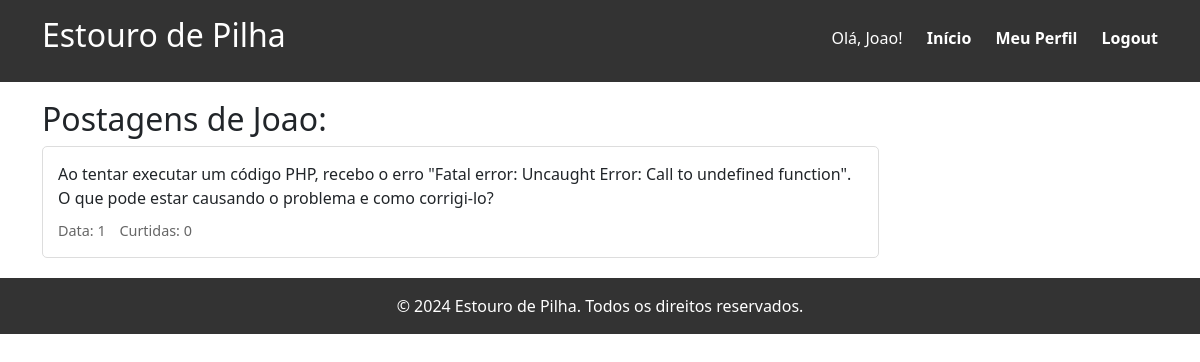
Screenshot of /perfil_usuario.php?usr_id=1 (signed in) with the database file from the repository.
### tables this page shows
CREATE TABLE IF NOT EXISTS db_usr (
  usr_id INT NOT NULL AUTO_INCREMENT,
  usr_name VARCHAR(20) NOT NULL,
  usr_password VARCHAR(255) NOT NULL,
  PRIMARY KEY (usr_id)
);

CREATE TABLE IF NOT EXISTS db_post (
  post_id INT NOT NULL AUTO_INCREMENT,
  post_tittle VARCHAR(30) NOT NULL,
  post_body TEXT NOT NULL,
   
  post_note INT,
  usr_id INT NOT NULL,
  PRIMARY KEY (post_id),
  FOREIGN KEY (usr_id) REFERENCES db_usr(usr_id)
);

### banco.php (called while the page is built, shortened)
<?php
$dbhost = "localhost";
$dbuser = "root";
$dbpass = "";
$dbname = "db_estouro_de_pilha";
$banco = new mysqli($dbhost, $dbuser, $dbpass, $dbname);
function countLikes(int $post_id) {
    global $banco;
    $sql = "SELECT COUNT(*) AS likes FROM db_likes WHERE post_id = ?";
    $stmt = $banco->prepare($sql);
    $stmt->bind_param("i", $post_id);
    $stmt->execute();
    $result = $stmt->get_result();
    return $result->fetch_object()->likes;
}
?>

### perfil_usuario.php (the view, shortened to what this page needs)
<?php
$logged_in = $_SESSION['logged_in'] ?? false;
$usr = $_SESSION['usr'] ?? '';
require_once 'banco.php';
$usr_id = $_GET['usr_id'];
$stmt = $banco->prepare("SELECT usr_name FROM db_usr WHERE usr_id = ?");
$stmt->bind_param("i", $usr_id);
$stmt->execute();
$result = $stmt->get_result();
$usuario = $result->fetch_object();
$stmt_posts = $banco->prepare("SELECT post_id, post_body FROM db_post WHERE usr_id = ?");
$stmt_posts->bind_param("i", $usr_id);
$stmt_posts->execute();
$result_posts = $stmt_posts->get_result();
?>
<!DOCTYPE html>
<html lang="pt-br">
<head>
    <link rel="stylesheet" href="estilos.css">
    <link href="https://cdn.jsdelivr.net/npm/bootstrap@5.3.3/dist/css/bootstrap.min.css" rel="stylesheet">
</head>
<body>
<header>
    <div class="container">
        <h1>Estouro de Pilha</h1>
        <nav>
            <ul>
                <?php if ($logged_in): ?>
                    <li>Olá, <?php echo htmlspecialchars($usr); ?>!</li>
                    <li><a href="index.php">Início</a></li>
                    <li><a href="meu_perfil.php">Meu Perfil</a></li>
                    <li><a href="logout.php">Logout</a></li>
                <?php endif; ?>
            </ul>
        </nav>
    </div>
</header>
<main class="container">
    <section class="feed">
    <h2>Postagens de <?php echo htmlspecialchars($usuario->usr_name);?>:</h2>
        <?php while ($post = $result_posts->fetch_object()):?>
            <div class="post">
                <p><?php echo nl2br(htmlspecialchars($post->post_body));?></p>
                <div class="post-info">
                    <span>Data: <?php echo htmlspecialchars($post->post_id);?></span>
                    <span>Curtidas: <?php echo countLikes($post->post_id);?></span>
                </div>
            </div>
        <?php endwhile;?>
    </section>
</main>
<footer>
    <div class="container">
        <p>&copy; 2024 Estouro de Pilha. Todos os direitos reservados.</p>
    </div>
</footer>
</body>
</html>

### estilos.css (style rules this page uses)
* { margin: 0; padding: 0; box-sizing: border-box; }
body { font-family: Arial, sans-serif; line-height: 1.6; background-color: #f4f4f4; }
.container { width: 80%; margin: auto; overflow: hidden; }
header { background: #333; color: #fff; padding: 1rem 0; position: fixed; top: 0; width: 100%; z-index: 1000; }
header h1 { float: left; font-size:xx-large; font-display:inherit ; }
header nav { float: right; margin-top: 10px; }
header nav ul { list-style: none; }
header nav ul li { display: inline; margin-left: 20px; }
header nav ul li a { color: #fff; text-decoration: none; font-weight: bold; }
main { display: flex; margin-top: 80px; }
.feed { width: 75%; margin-top: 100px; }
.post { background: #fff; padding: 15px; margin-bottom: 20px; border: 1px solid #ddd; border-radius: 5px; }
.post p { margin-bottom: 10px; }
.post-info { margin-top: 10px; font-size: 0.9rem; color: #666; }
.post-info span { margin-right: 10px; }
footer { display: flex; flex-direction: column; margin-top: auto; background: #333; color: #fff; text-align: center; padding: 1rem 0; width: 100%; }
footer p { margin: 0; }

### rows the page displays
db_usr: usr_name "Joao"
db_post: post_body "Ao tentar executar um código PHP, recebo o erro \"Fatal error: Uncaught Error: Call to undefined function\". O que pode estar causando o problema e como corrigi-lo?", post_id "1", post_id "0"

### other values shown
$usr "Joao"
